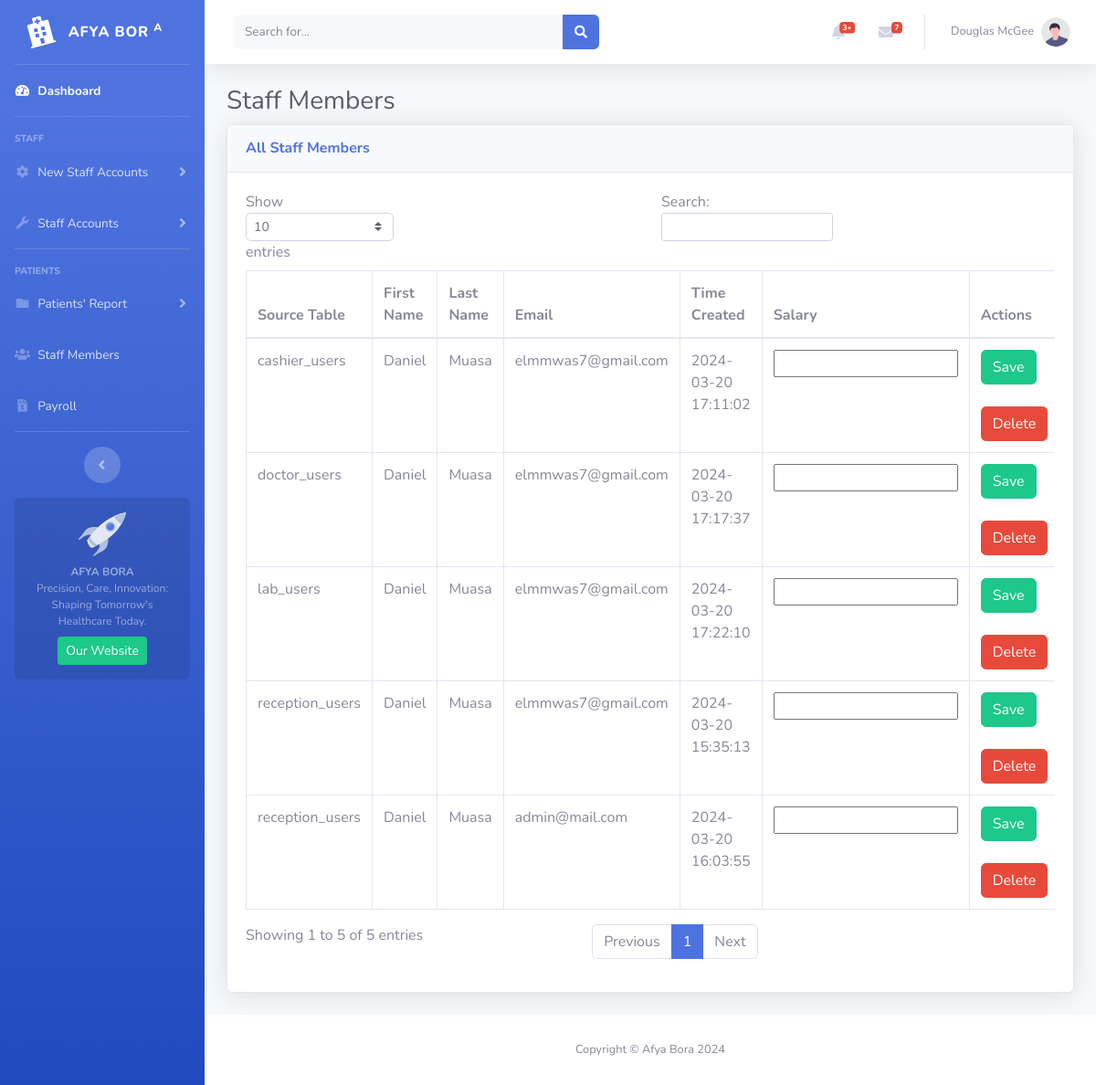
Before: /patients_records/staff_members.php with the older database file.
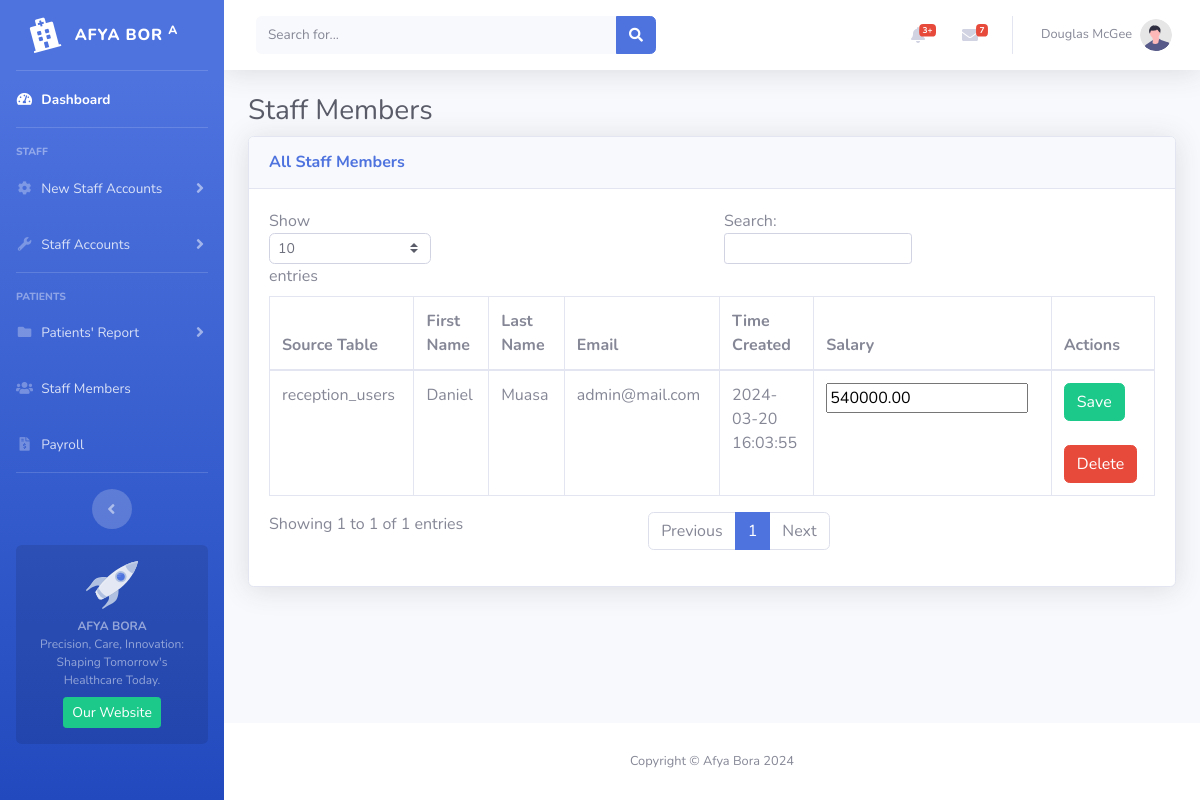
After: the same page with the newer database file.
### tables this page shows
CREATE TABLE `lab_users` (
  `id` int NOT NULL,
  `first_name` varchar(50) NOT NULL,
  `last_name` varchar(50) NOT NULL,
  `email` varchar(100) NOT NULL,
  `password` varchar(255) NOT NULL,
  `created_at` timestamp NULL DEFAULT CURRENT_TIMESTAMP
);

CREATE TABLE `doctor_users` (
  `id` int NOT NULL,
  `first_name` varchar(50) NOT NULL,
  `last_name` varchar(50) NOT NULL,
  `email` varchar(100) NOT NULL,
  `password` varchar(255) NOT NULL,
  `created_at` timestamp NULL DEFAULT CURRENT_TIMESTAMP
);

CREATE TABLE `cashier_users` (
  `id` int NOT NULL,
  `first_name` varchar(50) NOT NULL,
  `last_name` varchar(50) NOT NULL,
  `email` varchar(100) NOT NULL,
  `password` varchar(255) NOT NULL,
  `created_at` timestamp NULL DEFAULT CURRENT_TIMESTAMP
);

CREATE TABLE `reception_users` (
  `id` int NOT NULL,
  `first_name` varchar(50) NOT NULL,
  `last_name` varchar(50) NOT NULL,
  `email` varchar(100) NOT NULL,
  `password` varchar(255) NOT NULL,
  `created_at` timestamp NULL DEFAULT CURRENT_TIMESTAMP
);

CREATE TABLE `staff` (
  `id` int NOT NULL,
  `first_name` varchar(50) DEFAULT NULL,
  `last_name` varchar(50) DEFAULT NULL,
  `email` varchar(100) DEFAULT NULL,
  `created_at` datetime DEFAULT NULL,
  `salary` decimal(10,2) DEFAULT NULL,
  `source` varchar(50) DEFAULT NULL
);

### patients_records/staff_members.php (the view, shortened to what the changed rows need)
<!DOCTYPE html>
<html lang="en">
<head>
    <link href="../vendor/fontawesome-free/css/all.min.css" rel="stylesheet" type="text/css">
    <link href="../css/sb-admin-2.min.css" rel="stylesheet">
</head>
<body id="page-top">
    <div id="wrapper">
        <div id="content-wrapper" class="d-flex flex-column">
            <div id="content">
                    <div class="container-fluid">
                        <h1 class="h3 mb-2 text-gray-800">Staff Members</h1>
                        <div class="card shadow mb-4">
                            <div class="card-body">
                                <div class="table-responsive">
                                    <table class="table table-bordered" id="dataTable" width="100%" cellspacing="0">
                                        <thead>
                                        <?php
require('../database/config.php');
$all_records = array();
$tables = array("pharmacy_users", "lab_users", "doctor_users", "cashier_users", "reception_users", "radiation_users");
foreach ($tables as $table) {
    $sql = "SELECT *, '$table' as source FROM $table";
    $result = mysqli_query($conn, $sql);
    if (mysqli_num_rows($result) > 0) {
        while ($row = mysqli_fetch_assoc($result)) {
            $all_records[] = $row;
        }
    }
}
if (!empty($all_records)) {
    echo "<tr>";
    echo "<th>Source Table</th>";
    echo "<th>First Name</th>";
    echo "<th>Last Name</th>";
    echo "<th>Email</th>";
    echo "<th>Time Created</th>";
    echo "<th>Salary</th>";
    echo "<th>Actions</th>";
    echo "</tr>";
    echo "</thead>";
    echo "<tbody>";
    foreach ($all_records as $record) {
        echo "<tr>";
        echo "<td>" . $record['source'] . "</td>";
        echo "<td>" . $record['first_name'] . "</td>";
        echo "<td>" . $record['last_name'] . "</td>";
        echo "<td>" . $record['email'] . "</td>";
        echo "<td>" . $record['created_at'] . "</td>";
        echo "<td>";
if (in_array($record['source'], $tables)) {
    echo '<form method="post">
            <input type="hidden" name="save_id" value="' . $record['id'] . '">
            <input type="hidden" name="source_table" value="' . $record['source'] . '">
            <input type="hidden" name="first_name" value="' . $record['first_name'] . '">
            <input type="hidden" name="last_name" value="' . $record['last_name'] . '">
            <input type="hidden" name="email" value="' . $record['email'] . '">
            <input type="number" name="salary" value="' . getSalary($conn, $record['id']) . '">
        </td>
        <td>
            <button class="btn btn-success" type="submit" name="save">Save</button><br><br>
        </form>';
} else {
    echo getSalary($conn, $record['id']);
}
echo '<form method="post" onsubmit="return confirm(\'Are you sure you want to delete this record from all tables?\')">
        <input type="hidden" name="delete_id" value="' . $record['id'] . '">
        <button class="btn btn-danger" type="submit" name="delete">Delete</button>
      </form>';
echo "</td>";
        echo "</tr>";
    }
    echo "</tbody>";
    echo "</table>";
} else {
    echo "No records found.";
}
function getSalary($conn, $id) {
    $sql = "SELECT salary FROM staff WHERE id = $id";
    $result = mysqli_query($conn, $sql);
    if (mysqli_num_rows($result) > 0) {
        $row = mysqli_fetch_assoc($result);
        return $row['salary'];
    } else {
        return "";
    }
}
?>
                                </div>
                            </div>
                        </div>
                </div>
            </div>
        </div>
    </div>
</body>
</html>

Changed rows visible on the page:
removed lab_users: source "lab_users", first_name "Daniel", last_name "Muasa", email "elmmwas7@gmail.com", created_at "2024-03-20 17:22:10"
removed doctor_users: source "doctor_users", first_name "Daniel", last_name "Muasa", email "elmmwas7@gmail.com", created_at "2024-03-20 17:17:37"
removed cashier_users: source "cashier_users", first_name "Daniel", last_name "Muasa", email "elmmwas7@gmail.com", created_at "2024-03-20 17:11:02"
removed reception_users: source "reception_users", first_name "Daniel", last_name "Muasa", email "elmmwas7@gmail.com", created_at "2024-03-20 15:35:13"
shown differently, row unchanged: reception_users "Daniel": salary (not shown) → "540000.00"
Other visible differences:
text written by a page script: "Show entries Search: Showing 1 to 5 of 5 entries Previous 1 Next" → "Show entries Search: Showing 1 to 1 of 1 entries Previous 1 Next"
